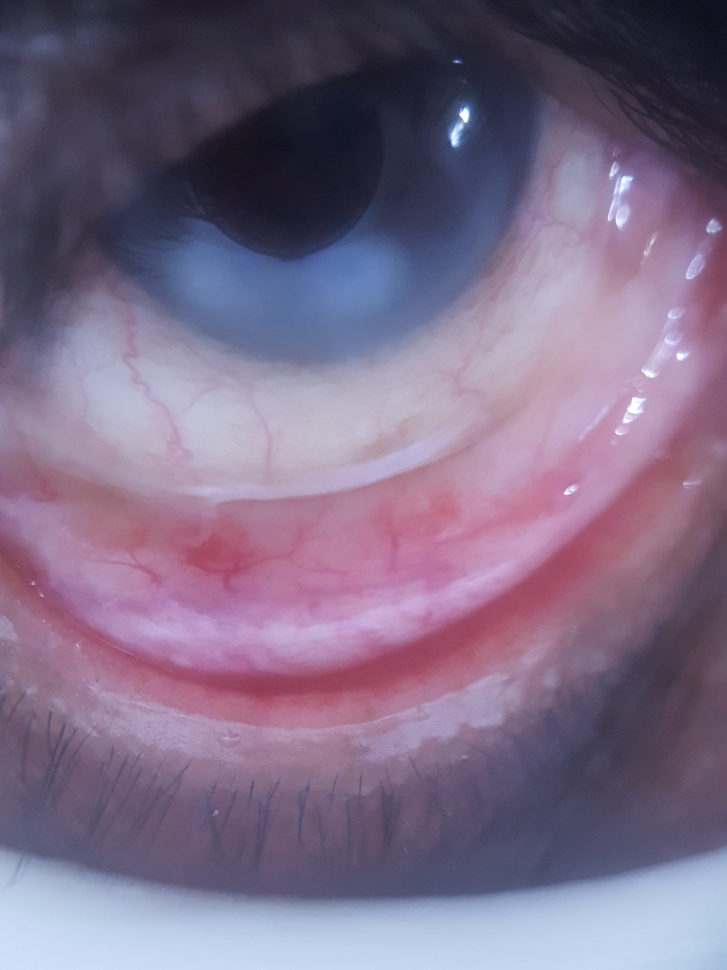
#> input picture Datasets/anemia/India/12/20200203_103722.jpg, 727 x 970 px, shrunk from 2988 x 3984 before the run; its folder holds only this picture in this run
$ python -i sclera_seg.py   (imports and definitions only)   (older library calls are emulated)
#> lines starting #> are read from the running program, lines starting #| are printed output that depends on the picture; after the words box and inside, x2 and y2 are one past the last pixel; in counts of white or black regions, pixels touching at a corner belong together
import cv2
import numpy as np
import matplotlib.pyplot as plt

def isolate_sclera(image_path, eyebox=None, debug=False):
    """
    Isolate the sclera with high robustness for Jaundice.
    Uses YOLO eyebox for target area and HSV masking for yellow-spectrum tissue.
    """
#> called with debug = False
    img = cv2.imread(image_path)
#> img is the input picture: shape (970, 727, 3); mean B, G, R 134.9, 108.2, 124.8
    if img is None:
        raise ValueError(f"Could not read image at {image_path}")

    height, width = img.shape[:2]
#> height = 970; width = 727
    mask = np.zeros((height, width), dtype=np.uint8)

    # 1. Target the Eye-Box area (provided by YOLO)
    if eyebox is not None:
        x1, y1, x2, y2 = eyebox.astype(int)
        # Constrain to image boundaries
        x1, y1 = max(0, x1), max(0, y1)
        x2, y2 = min(width, x2), min(height, y2)

        ROI = img[y1:y2, x1:x2]

        # 2. Color Thresholding (Dual: White + Yellow)
        hsv_roi = cv2.cvtColor(ROI, cv2.COLOR_BGR2HSV)

        # Range for Yellowish Sclera (Jaundice)
        # Hue 20-45 captures yellow. Sat 20-255 captures actual pigment.
        lower_yellow = np.array([15, 30, 100])
        upper_yellow = np.array([45, 255, 255])

        # Range for White Sclera (Normal)
        lower_white = np.array([0, 0, 150])
        upper_white = np.array([180, 50, 255])

        mask_yellow = cv2.inRange(hsv_roi, lower_yellow, upper_yellow)
        mask_white = cv2.inRange(hsv_roi, lower_white, upper_white)
        combined_mask = cv2.bitwise_or(mask_yellow, mask_white)

        # 3. Iris Exclusion (The Blackout)
        # Black out the center 40% of the ROI where the iris usually resides
        roi_h, roi_w = ROI.shape[:2]
        cx, cy = roi_w // 2, roi_h // 2
        bw, bh = int(roi_w * 0.2), int(roi_h * 0.2) # radius of center blackout
        cv2.circle(combined_mask, (cx, cy), max(bw, bh), 0, -1)

        # 4. Clean up noise
        kernel = np.ones((5,5), np.uint8)
        combined_mask = cv2.morphologyEx(combined_mask, cv2.MORPH_OPEN, kernel)

        # Place ROI mask back into full image mask
        mask[y1:y2, x1:x2] = combined_mask
    else:
        # Fallback to old global logic if no YOLO box
        hsv = cv2.cvtColor(img, cv2.COLOR_BGR2HSV)
#> hsv: shape (970, 727, 3); mean H, S, V 136.4, 67.5, 140.6
        mask = cv2.inRange(hsv, np.array([0, 0, 150]), np.array([180, 50, 255]))
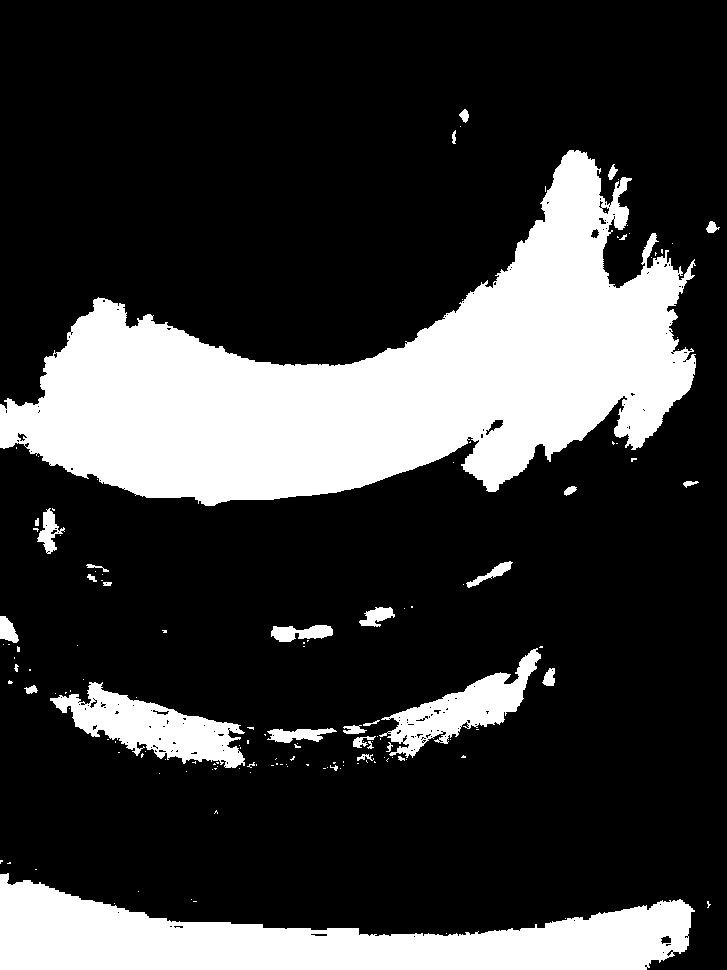
#> mask: shape (970, 727); 23.1% white; 145 white regions (113 under 20 px), largest, box (x1, y1, x2, y2) and area: (0, 150, 696, 506) 109311, (0, 873, 695, 970) 35438, (50, 682, 245, 768) 7412

    # 5. Connected Components Filtering (Keep Eye-blob)
    num_labels, labels, stats, centroids = cv2.connectedComponentsWithStats(mask, 8, cv2.CV_32S)
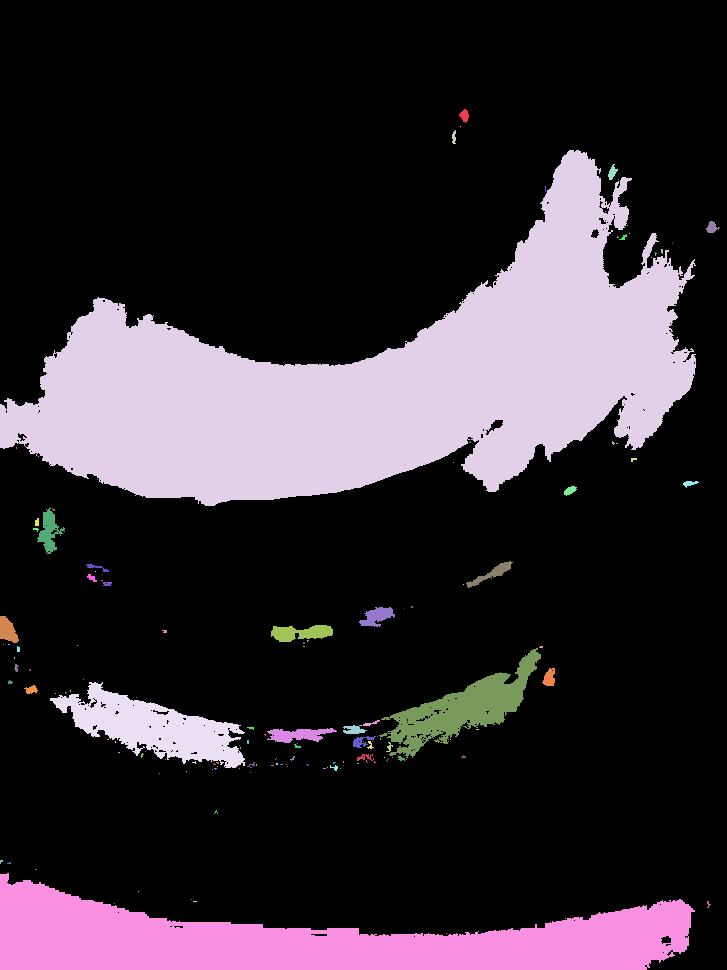
#> labels: shape (970, 727) int32; 146 distinct labels, from 0 to 145; one colour per label, 0 black
#> num_labels = 146; stats = 146 rows, first 6: [0, 0, 727, 970, 542633], [459, 109, 10, 14, 86], [460, 126, 1, 1, 1], [452, 130, 4, 14, 41], [0, 150, 696, 356, 109311], [608, 164, 10, 16, 83]; centroids = 146 pairs, first value 0.75 to 711.6, second value 115.2 to 940.7
    if num_labels > 1:
        # Keep largest blob that isn't the background
        largest_label = 1 + np.argmax(stats[1:, cv2.CC_STAT_AREA])
#> largest_label = 4
        mask = np.where(labels == largest_label, 255, 0).astype('uint8')
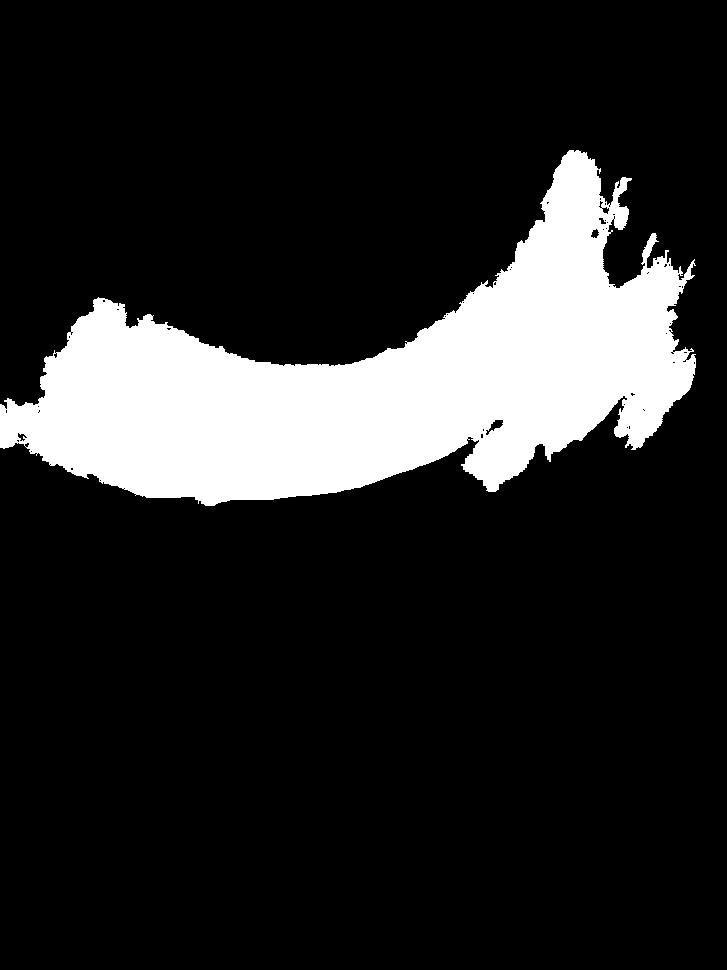
#> mask: shape (970, 727); 15.5% white; 1 white region, box (x1, y1, x2, y2) and area: (0, 150, 696, 506) 109311

    sclera_isolated = cv2.bitwise_and(img, img, mask=mask)
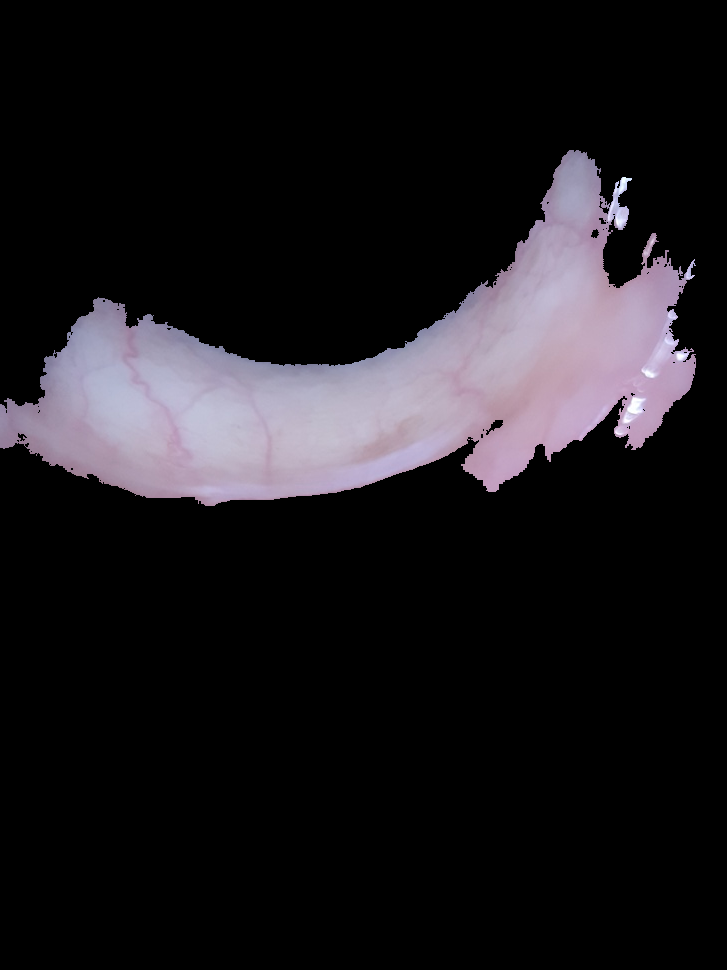
#> sclera_isolated: shape (970, 727, 3); mean B, G, R 29.1, 25.4, 27.8
    return sclera_isolated, mask

    if debug:
        # Display intermediate steps
        fig, axes = plt.subplots(1, 4, figsize=(20, 5))
        axes[0].imshow(cv2.cvtColor(img, cv2.COLOR_BGR2RGB))
        axes[0].set_title('Original Image')
        axes[1].imshow(iris_mask, cmap='gray')
        axes[1].set_title('Iris Mask (Hough)')
        axes[2].imshow(white_mask, cmap='gray')
        axes[2].set_title('White Mask (HSV Threshold)')
        axes[3].imshow(cv2.cvtColor(sclera_isolated, cv2.COLOR_BGR2RGB))
        axes[3].set_title('Final Isolate Sclera')
        plt.show()

    return sclera_isolated, sclera_mask

# [2 lines not run here, left out]
    # test_img = "Datasets/jaundice/train/Jaundice/sample.jpg"
    # if os.path.exists(test_img):
    #     isolate_sclera(test_img, debug=True)

>>> result = isolate_sclera('../Datasets/anemia/India/12/20200203_103722.jpg')
